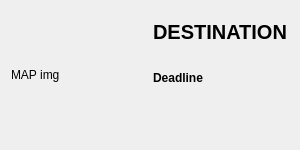
<?xml version="1.0" encoding="UTF-8"?>
<ui version="4.0">
 <class>Form</class>
 <widget class="QWidget" name="Form">
  <property name="geometry">
   <rect>
    <x>0</x>
    <y>0</y>
    <width>300</width>
    <height>150</height>
   </rect>
  </property>
  <property name="windowTitle">
   <string>Form</string>
  </property>
  <layout class="QGridLayout" name="gridLayout_2">
   <item row="0" column="0">
    <layout class="QGridLayout" name="gridLayout">
     <item row="1" column="1">
      <widget class="QLabel" name="deadline_lbl">
       <property name="font">
        <font>
         <weight>75</weight>
         <bold>true</bold>
        </font>
       </property>
       <property name="text">
        <string>Deadline</string>
       </property>
      </widget>
     </item>
     <item row="2" column="1">
      <layout class="QVBoxLayout" name="action_list"/>
     </item>
     <item row="0" column="0" rowspan="3">
      <widget class="QLabel" name="img_lbl">
       <property name="maximumSize">
        <size>
         <width>150</width>
         <height>150</height>
        </size>
       </property>
       <property name="text">
        <string>MAP img</string>
       </property>
       <property name="scaledContents">
        <bool>false</bool>
       </property>
      </widget>
     </item>
     <item row="0" column="1">
      <widget class="QLabel" name="destination_lbl">
       <property name="font">
        <font>
         <pointsize>15</pointsize>
         <weight>75</weight>
         <bold>true</bold>
        </font>
       </property>
       <property name="text">
        <string>DESTINATION</string>
       </property>
      </widget>
     </item>
    </layout>
   </item>
  </layout>
 </widget>
 <resources/>
 <connections/>
</ui>
